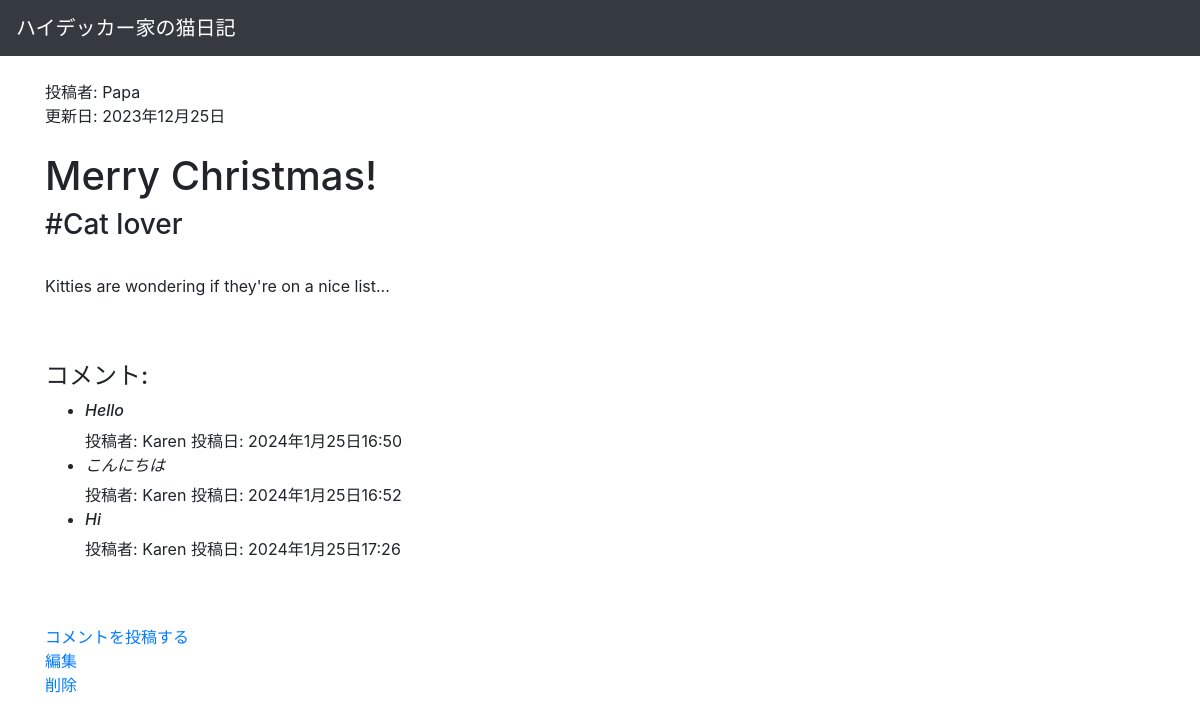
The page /blogapp/post/2/ on the database as committed earlier.
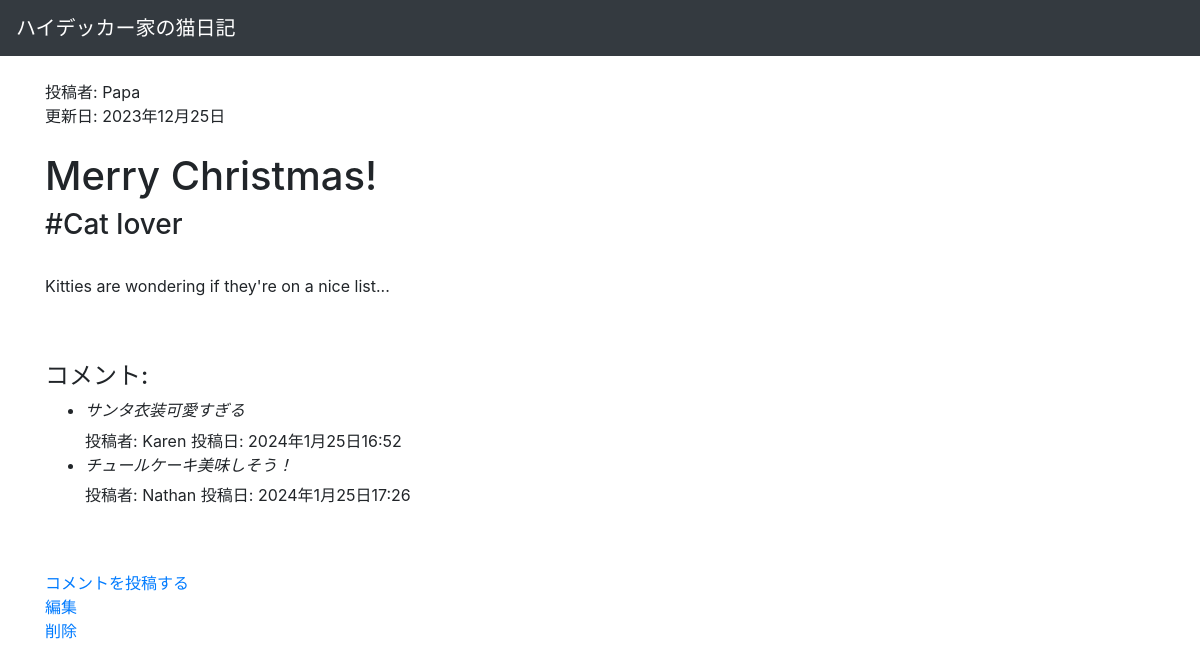
The same page on the database as committed later.
### blogapp/models.py (models this page shows, shortened)
class Tag(models.Model):
     tag_name = models.CharField(max_length=100)
     posts = models.ManyToManyField(Post, blank=True, related_name="posts_under_tag")

class Comment(models.Model):
    post = models.ForeignKey(Post,  on_delete=models.CASCADE)
    comments = models.TextField()
    comment_PostedDate = models.DateTimeField("Date of comments", default=timezone.now)
    name = models.CharField(max_length=100)

### blogapp/views.py (the view)
# urls.py: path("post/<int:pk>/", views.PostDetailView.as_view(), name="post_detail"),
class PostDetailView(generic.DetailView):
    model = Post
    template_name = "blogapp/detail.html"
    def get_context_data(self, **kwargs: Any) -> dict[str, Any]:
        context = super().get_context_data(**kwargs)
        post = self.get_object()
        comments = Comment.objects.filter(post=post)
        context["comment_list"] = comments
        return context

### blogapp/models.py (called while the page is built)
    def __str__(self):
        return self.name

### blogapp/templates/blogapp/detail.html
{% extends "blogapp/base.html" %}
{% block main %}
    <h7>投稿者: {{ post.author }} <br> 更新日: {{ post.update_date }}</h7>
    <br>
    <br>
    <h1>{{ post.title }}</h1>
    {% if post.tags.all %}
        <h3>
            {% for tag in post.tags.all %}
                #{{ tag.tag_name }}
            {% endfor %}
        </h3>
    {% endif %}
    <br>
    <p>{{ post.body }}</p>
    <br>
    <br>
    <h4>コメント:</h4>
    <ul>
        {% for comment in comment_list %}
            <li>
                <i><h6>{{comment.comments}}</h6></i>
                <h9>投稿者: {{ comment.name }}</h9>
                <h9>投稿日: {{ comment.comment_PostedDate }}</h9>
            </li>
            {% endfor %}
        </ul>
    <br>
    <br>
    <a href="{% url 'blogapp:comment' object.pk %}">コメントを投稿する</a>
    <br>
    <a href="{% url 'blogapp:update' object.pk %}">編集</a>
    <br>
    <a href="{% url 'blogapp:delete' object.pk %}">削除</a>
{% endblock %}

Rows that differ between the two databases and show on the page:
removed Comment: comments "Hello", name "Karen", comment_PostedDate "2024年1月25日16:50"
changed Comment "Karen": comments "こんにちは" → "サンタ衣装可愛すぎる"
changed Comment: comments "Hi" → "チュールケーキ美味しそう！"; name "Karen" → "Nathan"
